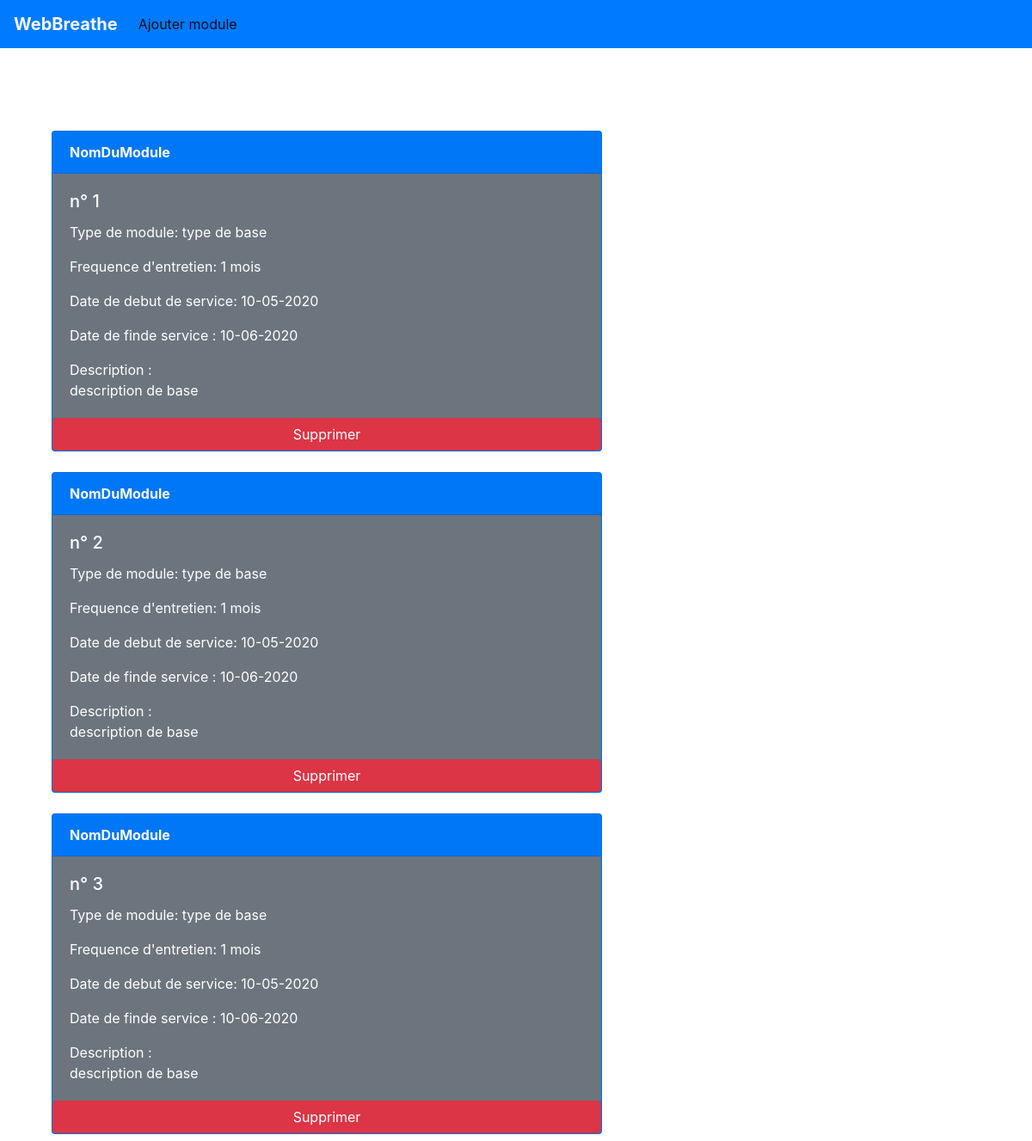
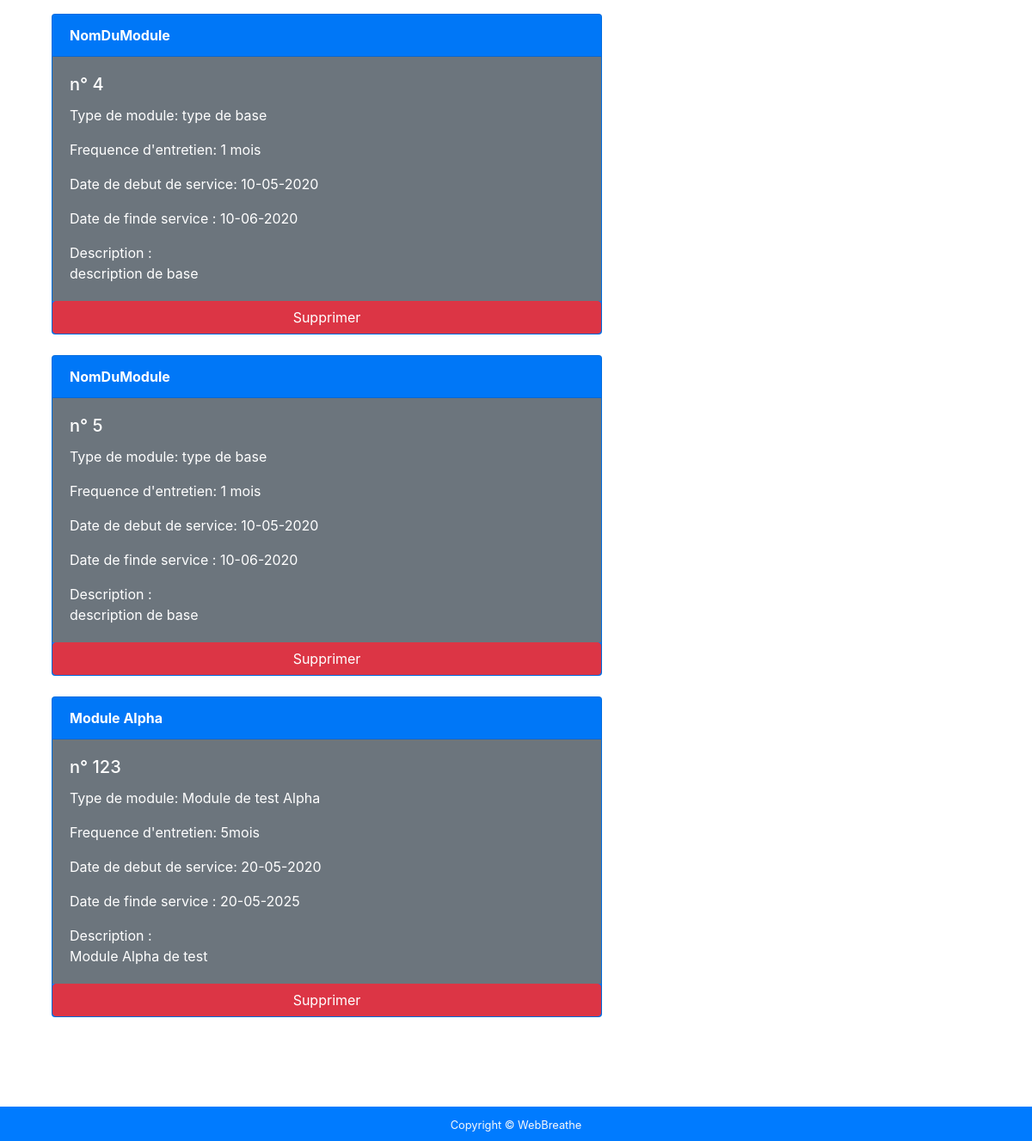
The page / on the database its author committed (2 pictures, top to bottom).
### tables this page shows
CREATE TABLE IF NOT EXISTS `module` (
  `nom_module` varchar(30) NOT NULL,
  `numero_module` int(15) NOT NULL,
  `description_module` text NOT NULL,
  `type_module` varchar(20) NOT NULL,
  `module_frequence_enntretien` varchar(10) DEFAULT NULL,
  `module_date_start` date NOT NULL,
  `module_date_end` date NOT NULL,
  UNIQUE KEY `unique_serial_number` (`numero_module`)
);

### include/listModule.php (the view, shortened to what this page needs)
<?php
$sql = "SELECT * FROM module ORDER BY numero_module";
$req = $conn->query( $sql) or die($conn->error);
while($row = $req->fetch_assoc()){
$dateStart = date("d-m-Y", strtotime($row['module_date_start']));
$dateEnd = date("d-m-Y", strtotime($row['module_date_end']));
?>
<div class="col">
    <form action="index.php" method="POST">
        <div class="card text-white bg-primary " style="max-width:40rem;">
            <div class="card-header font-weight-bold"><?php echo $row['nom_module'];?></div>
            <div class="card-body bg-secondary">
                <h5 class="card-title"> n° <input hidden readonly type="text" class="bg-primary border-hidden"
                    <?php echo $row['numero_module'];?> </h5>
                <p class="card-text">Type de module: <?php echo $row['type_module'];?></p>
                <p class="card-text">Frequence d'entretien: <?php echo $row['module_frequence_enntretien'];?></p>
                <p class="card-text">Date de debut de service: <?php echo $dateStart;?></p>
                <p class="card-text">Date de finde service : <?php echo $dateEnd;?></p>
                <p class="card-text">Description : <br> <?php echo $row['description_module'];?></p>
            </div>
            <button type="submit" name="submit" class="btn btn-danger">Supprimer</button>
        </div>
    </form>
</div>
<?php
    }
?>

### include/header.php (shortened to what this page needs)
<!DOCTYPE html>
<html lang="fr">
<head>
    <link rel="stylesheet" href="/css/style.css">
    <link rel="stylesheet" href="https://stackpath.bootstrapcdn.com/bootstrap/4.4.1/css/bootstrap.min.css"
>
</head>
<body>
    <nav class="navbar navbar-expand-lg navbar-light bg-primary">
        <a class="navbar-brand text-light font-weight-bold" href="index.php">WebBreathe</a>
        <div class="collapse navbar-collapse" id="navbarSupportedContent">
            <ul class="navbar-nav mr-auto">
                <li class="nav-item active">
                    <a class="nav-link" href="ajouterModule.php">Ajouter module</a>
                </li>
            </ul>
        </div>
    </nav>
    <br>
    <br>
    <br>

### index.php (shortened to what this page needs)
<?php
$conn = new mysqli('localhost','root','');
mysqli_select_db($conn,"modules");
?>
<?php
include "include/header.php"
?>
<div class=" justify-content-center container">
<?php
include "include/listModule.php"
?>
</div>
<?php
include "include/footer.php"
?>

### include/footer.php
<br>
<br>
<br>
<br>
<br>
<footer id="sticky-footer" class="footer py-2 bg-primary fixed-bottom text-light">
    <div class="text-center">
        <small>Copyright &copy; WebBreathe</small>
    </div>
</footer>
</body>
</html>

### rows shown on the page
module: nom_module "NomDuModule", numero_module "1", type_module "type de base", module_frequence_enntretien "1 mois", module_date_start "10-05-2020", module_date_end "10-06-2020", description_module "description de base"
module: nom_module "NomDuModule", numero_module "2", type_module "type de base", module_frequence_enntretien "1 mois", module_date_start "10-05-2020", module_date_end "10-06-2020", description_module "description de base"
module: nom_module "NomDuModule", numero_module "3", type_module "type de base", module_frequence_enntretien "1 mois", module_date_start "10-05-2020", module_date_end "10-06-2020", description_module "description de base"
module: nom_module "NomDuModule", numero_module "4", type_module "type de base", module_frequence_enntretien "1 mois", module_date_start "10-05-2020", module_date_end "10-06-2020", description_module "description de base"
module: nom_module "NomDuModule", numero_module "5", type_module "type de base", module_frequence_enntretien "1 mois", module_date_start "10-05-2020", module_date_end "10-06-2020", description_module "description de base"
module: nom_module "Module Alpha", numero_module "123", type_module "Module de test Alpha", module_frequence_enntretien "5mois", module_date_start "20-05-2020", module_date_end "20-05-2025", description_module "Module Alpha de test"
